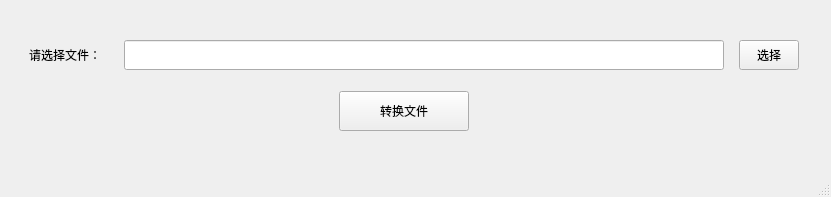
<?xml version="1.0" encoding="UTF-8"?>
<ui version="4.0">
 <class>MainWindow</class>
 <widget class="QMainWindow" name="MainWindow">
  <property name="enabled">
   <bool>true</bool>
  </property>
  <property name="geometry">
   <rect>
    <x>0</x>
    <y>0</y>
    <width>831</width>
    <height>197</height>
   </rect>
  </property>
  <property name="minimumSize">
   <size>
    <width>800</width>
    <height>0</height>
   </size>
  </property>
  <property name="maximumSize">
   <size>
    <width>850</width>
    <height>16777215</height>
   </size>
  </property>
  <property name="windowTitle">
   <string>PDF、OFD文件互相转换</string>
  </property>
  <widget class="QWidget" name="centralwidget">
   <widget class="QWidget" name="layoutWidget">
    <property name="geometry">
     <rect>
      <x>20</x>
      <y>30</y>
      <width>791</width>
      <height>51</height>
     </rect>
    </property>
    <layout class="QHBoxLayout" name="horizontalLayout">
     <property name="sizeConstraint">
      <enum>QLayout::SetMinimumSize</enum>
     </property>
     <item>
      <widget class="QLabel" name="label">
       <property name="minimumSize">
        <size>
         <width>80</width>
         <height>30</height>
        </size>
       </property>
       <property name="maximumSize">
        <size>
         <width>80</width>
         <height>30</height>
        </size>
       </property>
       <property name="text">
        <string>请选择文件：</string>
       </property>
      </widget>
     </item>
     <item>
      <widget class="QLineEdit" name="file_path">
       <property name="enabled">
        <bool>true</bool>
       </property>
       <property name="minimumSize">
        <size>
         <width>600</width>
         <height>30</height>
        </size>
       </property>
       <property name="maximumSize">
        <size>
         <width>600</width>
         <height>30</height>
        </size>
       </property>
      </widget>
     </item>
     <item>
      <widget class="QPushButton" name="selectFileButton">
       <property name="minimumSize">
        <size>
         <width>60</width>
         <height>30</height>
        </size>
       </property>
       <property name="maximumSize">
        <size>
         <width>60</width>
         <height>30</height>
        </size>
       </property>
       <property name="text">
        <string>选择</string>
       </property>
      </widget>
     </item>
    </layout>
   </widget>
   <widget class="QWidget" name="layoutWidget">
    <property name="geometry">
     <rect>
      <x>250</x>
      <y>90</y>
      <width>308</width>
      <height>42</height>
     </rect>
    </property>
    <layout class="QHBoxLayout" name="horizontalLayout_2">
     <item>
      <widget class="QPushButton" name="convertButton">
       <property name="minimumSize">
        <size>
         <width>130</width>
         <height>40</height>
        </size>
       </property>
       <property name="maximumSize">
        <size>
         <width>130</width>
         <height>40</height>
        </size>
       </property>
       <property name="text">
        <string>转换文件</string>
       </property>
      </widget>
     </item>
    </layout>
   </widget>
  </widget>
  <widget class="QStatusBar" name="statusbar"/>
 </widget>
 <resources/>
 <connections>
  <connection>
   <sender>selectFileButton</sender>
   <signal>clicked()</signal>
   <receiver>MainWindow</receiver>
   <slot>select_file()</slot>
   <hints>
    <hint type="sourcelabel">
     <x>774</x>
     <y>54</y>
    </hint>
    <hint type="destinationlabel">
     <x>768</x>
     <y>107</y>
    </hint>
   </hints>
  </connection>
  <connection>
   <sender>convertButton</sender>
   <signal>clicked()</signal>
   <receiver>MainWindow</receiver>
   <slot>convert_file()</slot>
   <hints>
    <hint type="sourcelabel">
     <x>388</x>
     <y>110</y>
    </hint>
    <hint type="destinationlabel">
     <x>531</x>
     <y>148</y>
    </hint>
   </hints>
  </connection>
  <connection>
   <sender>file_path</sender>
   <signal>textChanged(QString)</signal>
   <receiver>MainWindow</receiver>
   <slot>update_convert_button_text()</slot>
   <hints>
    <hint type="sourcelabel">
     <x>142</x>
     <y>59</y>
    </hint>
    <hint type="destinationlabel">
     <x>145</x>
     <y>121</y>
    </hint>
   </hints>
  </connection>
 </connections>
 <slots>
  <slot>select_file()</slot>
  <slot>convert_file()</slot>
  <slot>update_convert_button_text()</slot>
 </slots>
</ui>
